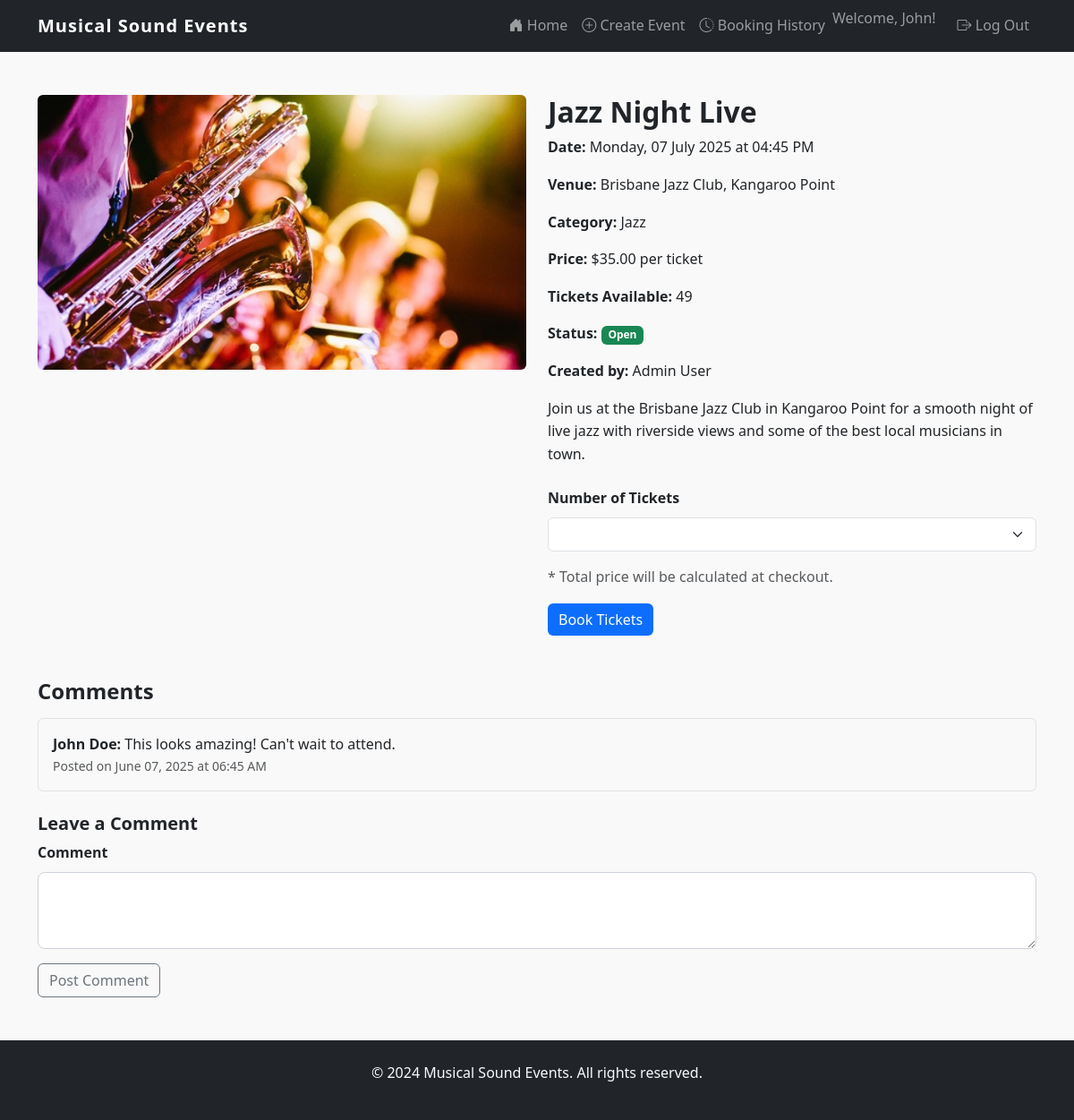
Page /event/1 (signed in) on the committed database.
### website/models.py (models this page shows)
class User(db.Model, UserMixin):
    id = db.Column(db.Integer, primary_key=True)
    first_name = db.Column(db.String(100), nullable=False)
    surname = db.Column(db.String(100), nullable=False)
    name = db.Column(db.String(150), nullable=False, unique=True)
    email = db.Column(db.String(150), nullable=False, unique=True)
    password_hash = db.Column(db.String(150), nullable=False)
    contact_number = db.Column(db.String(20), nullable=False)
    street_address = db.Column(db.Text, nullable=False)
    comments = db.relationship('Comment', backref='user')
    orders = db.relationship('Order', backref='user')
    events = db.relationship('Event', backref='creator')

class Event(db.Model):
    id = db.Column(db.Integer, primary_key=True)
    name = db.Column(db.String(150), nullable=False)
    description = db.Column(db.Text, nullable=False)
    date = db.Column(db.DateTime, nullable=False)
    venue = db.Column(db.String(200), nullable=False)
    image = db.Column(db.String(400), nullable=True, default='default_event.jpg')
    category = db.Column(db.String(50), nullable=False)
    price = db.Column(db.Float, nullable=False)
    tickets_available = db.Column(db.Integer, nullable=False)
    status = db.Column(db.String(20), nullable=False, default='Open')
    created_at = db.Column(db.DateTime, default=datetime.utcnow)
    user_id = db.Column(db.Integer, db.ForeignKey('user.id'), nullable=False)
    comments = db.relationship('Comment', backref='event', cascade='all, delete-orphan')
    orders = db.relationship('Order', backref='event')

class Comment(db.Model):
    id = db.Column(db.Integer, primary_key=True)
    content = db.Column(db.Text, nullable=False)
    created_at = db.Column(db.DateTime, default=datetime.utcnow)
    user_id = db.Column(db.Integer, db.ForeignKey('user.id'), nullable=False)
    event_id = db.Column(db.Integer, db.ForeignKey('event.id'), nullable=False)

### website/views.py (the view)
@main_bp.route('/event/<int:id>') # Route for event details
def event_detail(id):
    event = Event.query.get_or_404(id)
    comment_form = CommentForm()
    booking_form = BookingForm()
    comments = Comment.query.filter_by(event_id=id).order_by(Comment.created_at.desc()).all()
    return render_template('event.html', event=event, comment_form=comment_form,
                         booking_form=booking_form, comments=comments)

### website/forms.py
class CommentForm(FlaskForm):
    content = TextAreaField("Comment", validators=[DataRequired(), Length(min=1, max=500)])
    submit = SubmitField("Post Comment")

class BookingForm(FlaskForm):
    quantity = IntegerField("Number of Tickets", validators=[DataRequired(), NumberRange(min=1, max=10)])
    submit = SubmitField("Book Tickets")

### website/templates/event.html (shortened to what this page needs)
{% extends "base.html" %}
{% block content %}
<div class="container my-5">
    <div class="row">
        <div class="col-md-6">
            <img src="{{ url_for('static', filename='img/' + event.image) }}"
                 class="img-fluid rounded" alt="{{ event.name }}" />
        </div>
        <div class="col-md-6">
            <h2>{{ event.name }}</h2>
            <p><strong>Date:</strong> {{ event.date.strftime('%A, %d %B %Y at %I:%M %p') }}</p>
            <p><strong>Venue:</strong> {{ event.venue }}</p>
            <p><strong>Category:</strong> {{ event.category }}</p>
            <p><strong>Price:</strong> ${{ "%.2f"|format(event.price) }} per ticket</p>
            <p><strong>Tickets Available:</strong> {{ event.tickets_available }}</p>
            <p><strong>Status:</strong>
                {% if event.status == 'Open' %}
                    <span class="badge bg-success">{{ event.status }}</span>
                {% elif event.status == 'Sold Out' %}
                    <span class="badge bg-warning text-dark">{{ event.status }}</span>
                {% elif event.status == 'Inactive' %}
                    <span class="badge bg-secondary">{{ event.status }}</span>
                {% elif event.status == 'Cancelled' %}
                    <span class="badge bg-danger">{{ event.status }}</span>
                {% endif %}
            </p>
            <p><strong>Created by:</strong> {{ event.creator.first_name }} {{ event.creator.surname }}</p>
            <p>{{ event.description }}</p>
            {% if current_user.is_authenticated %}
                {% if event.status == 'Open' and event.tickets_available > 0 %}
                    <form method="POST" action="{{ url_for('main.book_tickets', id=event.id) }}" class="mt-4">
                        <div class="mb-3">
                            {{ booking_form.quantity.label(class="form-label") }}
                            {{ booking_form.quantity(class="form-select", max=event.tickets_available) }}
                        </div>
                        <p class="text-muted">* Total price will be calculated at checkout.</p>
                        {{ booking_form.submit(class="btn btn-primary") }}
                    </form>
                {% elif event.status == 'Sold Out' %}
                    <div class="alert alert-warning">This event is sold out.</div>
                {% elif event.status == 'Cancelled' %}
                    <div class="alert alert-danger">This event has been cancelled.</div>
                {% elif event.status == 'Inactive' %}
                    <div class="alert alert-secondary">This event has ended.</div>
                {% endif %}
            {% else %}
                <div class="alert alert-info">
                    <a href="{{ url_for('auth.login') }}">Log in</a> to book tickets for this event.
                </div>
            {% endif %}
        </div>
    </div>
</div>
<div class="container my-5">
    <h4 class="mb-3">Comments</h4>
    {% if comments %}
        <div class="mb-4">
            {% for comment in comments %}
                <div class="border p-3 rounded mb-2">
                    <strong>{{ comment.user.first_name }} {{ comment.user.surname }}:</strong> {{ comment.content }}
                    <div class="text-muted small">Posted on {{ comment.created_at.strftime('%B %d, %Y at %I:%M %p') }}</div>
                </div>
            {% endfor %}
        </div>
    {% else %}
        <p class="text-muted">No comments yet. Be the first to comment!</p>
    {% endif %}
    {% if current_user.is_authenticated %}
        <h5>Leave a Comment</h5>
        <form method="POST" action="{{ url_for('main.add_comment', id=event.id) }}">
            <div class="mb-3">
                {{ comment_form.content.label(class="form-label") }}
                {{ comment_form.content(class="form-control", rows="3") }}
            </div>
            {{ comment_form.submit(class="btn btn-outline-secondary") }}
        </form>
    {% else %}
        <div class="alert alert-info">
            <a href="{{ url_for('auth.login') }}">Log in</a> to leave a comment.
        </div>
    {% endif %}
</div>
{% endblock %}

### website/templates/base.html (shortened to what this page needs)
<!DOCTYPE html>
<html lang="en">
<head>
    <link href="https://cdn.jsdelivr.net/npm/bootstrap@5.3.2/dist/css/bootstrap.min.css" rel="stylesheet">
    <link href="https://cdn.jsdelivr.net/npm/bootstrap-icons@1.10.5/font/bootstrap-icons.css" rel="stylesheet">
    <link rel="stylesheet" href="{{ url_for('static', filename='style/style.css') }}" />
</head>
<body>
    <header>
        <nav class="navbar navbar-expand-lg navbar-dark bg-dark">
            <div class="container">
                <a class="navbar-brand" href="{{ url_for('main.index') }}">Musical Sound Events</a>
                <div class="collapse navbar-collapse" id="navbarNav">
                    <ul class="navbar-nav ms-auto">
                        <li class="nav-item">
                            <a class="nav-link" href="{{ url_for('main.index') }}">
                                <i class="bi bi-house-door-fill"></i> Home
                            </a>
                        </li>
                        {% if current_user.is_authenticated %}
                            <li class="nav-item">
                                <a class="nav-link" href="{{ url_for('main.create_event') }}">
                                    <i class="bi bi-plus-circle"></i> Create Event
                                </a>
                            </li>
                            <li class="nav-item">
                                <a class="nav-link" href="{{ url_for('main.booking_history') }}">
                                    <i class="bi bi-clock-history"></i> Booking History
                                </a>
                            </li>
                            <li class="nav-item">
                                <span class="navbar-text me-3">Welcome, {{ current_user.first_name }}!</span>
                            </li>
                            <li class="nav-item">
                                <a class="nav-link" href="{{ url_for('auth.logout') }}">
                                    <i class="bi bi-box-arrow-right"></i> Log Out
                                </a>
                            </li>
                        {% endif %}
                    </ul>
                </div>
            </div>
        </nav>
    </header>
    <main>
        {% block content %}
        {% endblock %}
    </main>
    <footer class="footer bg-dark text-light py-4 mt-5">
        <div class="container text-center">
            <p>&copy; 2024 Musical Sound Events. All rights reserved.</p>
        </div>
    </footer>
</body>
</html>

### website/static/style/style.css (style rules this page uses)
body { font-family: 'Segoe UI', sans-serif; line-height: 1.6; background-color: #f9f9f9; }
.navbar-brand { font-weight: bold; letter-spacing: 1px; }
.btn-primary { background-color: #0d6efd; border: none; }
form .form-control { border-radius: 0.5rem; border-color: #ced4da; }
form label { font-weight: 600; margin-bottom: 0.5rem; }
form textarea { resize: vertical; }
h2, h4, h5 { font-weight: 600; }

### rows in the picture
User: first_name "John"
Event: image (picture), name "Jazz Night Live", date "Monday, 07 July 2025 at 04:45 PM", venue "Brisbane Jazz Club, Kangaroo Point", category "Jazz", price "35.00", tickets_available "49", status "Open", description "Join us at the Brisbane Jazz Club in Kangaroo Point for a smooth night of live jazz with riverside views and some of the best local musicians in town."
User: creator.first_name "Admin", creator.surname "User"
Comment: user.first_name "John", user.surname "Doe", content "This looks amazing! Can't wait to attend.", created_at "June 07, 2025 at 06:45 AM"

### other values in the picture
{{ booking_form.quantity.label(class="form-label") }} "Number of Tickets"
{{ comment_form.content.label(class="form-label") }} "Comment"
